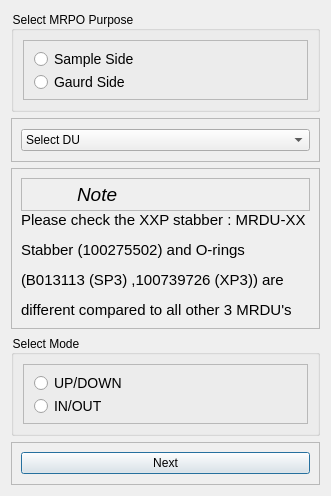
<?xml version="1.0" encoding="UTF-8"?>
<ui version="4.0">
 <class>Dialog</class>
 <widget class="QDialog" name="Dialog">
  <property name="geometry">
   <rect>
    <x>0</x>
    <y>0</y>
    <width>314</width>
    <height>496</height>
   </rect>
  </property>
  <property name="windowTitle">
   <string>Dialog</string>
  </property>
  <layout class="QVBoxLayout" name="verticalLayout_3">
   <item>
    <widget class="QGroupBox" name="groupBox_1">
     <property name="styleSheet">
      <string notr="true">QGroupBox::title {
    font-size: 16px;
}
</string>
     </property>
     <property name="title">
      <string>Select MRPO Purpose</string>
     </property>
     <property name="checkable">
      <bool>false</bool>
     </property>
     <property name="checked">
      <bool>false</bool>
     </property>
     <layout class="QVBoxLayout" name="verticalLayout_11">
      <item>
       <widget class="QFrame" name="Radio_Frame_1">
        <property name="frameShape">
         <enum>QFrame::Shape::StyledPanel</enum>
        </property>
        <property name="frameShadow">
         <enum>QFrame::Shadow::Raised</enum>
        </property>
        <layout class="QVBoxLayout" name="verticalLayout_12">
         <item>
          <widget class="QRadioButton" name="radioButton_1">
           <property name="styleSheet">
            <string notr="true">QRadioButton{
    font-size: 14px; /* Larger text */
}
QRadioButton::indicator {
    width: 15px; /* Larger checkbox square */
    height: 15px; /* Larger checkbox square */
}</string>
           </property>
           <property name="text">
            <string>Sample Side</string>
           </property>
          </widget>
         </item>
         <item>
          <widget class="QRadioButton" name="radioButton_2">
           <property name="styleSheet">
            <string notr="true">QRadioButton{
    font-size: 14px; /* Larger text */
}
QRadioButton::indicator {
    width: 15px; /* Larger checkbox square */
    height: 15px; /* Larger checkbox square */
}</string>
           </property>
           <property name="text">
            <string>Gaurd Side</string>
           </property>
          </widget>
         </item>
        </layout>
       </widget>
      </item>
     </layout>
    </widget>
   </item>
   <item>
    <widget class="QFrame" name="frame">
     <property name="frameShape">
      <enum>QFrame::Shape::StyledPanel</enum>
     </property>
     <property name="frameShadow">
      <enum>QFrame::Shadow::Raised</enum>
     </property>
     <layout class="QVBoxLayout" name="verticalLayout">
      <item>
       <widget class="QComboBox" name="comboBox">
        <property name="minimumSize">
         <size>
          <width>100</width>
          <height>0</height>
         </size>
        </property>
        <item>
         <property name="text">
          <string>Select DU</string>
         </property>
        </item>
        <item>
         <property name="text">
          <string>STD</string>
         </property>
        </item>
        <item>
         <property name="text">
          <string>HP</string>
         </property>
        </item>
        <item>
         <property name="text">
          <string>XP</string>
         </property>
        </item>
        <item>
         <property name="text">
          <string>XXP</string>
         </property>
        </item>
       </widget>
      </item>
     </layout>
    </widget>
   </item>
   <item>
    <widget class="QFrame" name="frame_4">
     <property name="frameShape">
      <enum>QFrame::Shape::StyledPanel</enum>
     </property>
     <property name="frameShadow">
      <enum>QFrame::Shadow::Raised</enum>
     </property>
     <layout class="QVBoxLayout" name="verticalLayout_2">
      <property name="spacing">
       <number>0</number>
      </property>
      <item>
       <widget class="QFrame" name="frame_2">
        <property name="frameShape">
         <enum>QFrame::Shape::StyledPanel</enum>
        </property>
        <property name="frameShadow">
         <enum>QFrame::Shadow::Raised</enum>
        </property>
        <layout class="QHBoxLayout" name="horizontalLayout_3">
         <property name="spacing">
          <number>15</number>
         </property>
         <property name="topMargin">
          <number>0</number>
         </property>
         <property name="bottomMargin">
          <number>0</number>
         </property>
         <item>
          <widget class="QLabel" name="label_6">
           <property name="minimumSize">
            <size>
             <width>31</width>
             <height>31</height>
            </size>
           </property>
           <property name="maximumSize">
            <size>
             <width>31</width>
             <height>31</height>
            </size>
           </property>
           <property name="text">
            <string/>
           </property>
           <property name="pixmap">
            <pixmap resource="../../Images.qrc">:/Images/Icons/Info.png</pixmap>
           </property>
           <property name="scaledContents">
            <bool>true</bool>
           </property>
          </widget>
         </item>
         <item>
          <widget class="QLabel" name="label_7">
           <property name="text">
            <string>&lt;html&gt;&lt;head/&gt;&lt;body&gt;&lt;p&gt;&lt;span style=&quot; font-size:14pt; font-style:italic;&quot;&gt;Note&lt;/span&gt;&lt;/p&gt;&lt;/body&gt;&lt;/html&gt;</string>
           </property>
          </widget>
         </item>
        </layout>
       </widget>
      </item>
      <item>
       <widget class="QLabel" name="label_8">
        <property name="text">
         <string>&lt;html&gt;&lt;head/&gt;&lt;body&gt;&lt;p&gt;&lt;span style=&quot; font-size:11pt;&quot;&gt;Please check the XXP stabber : MRDU-XX &lt;/span&gt;&lt;/p&gt;&lt;p&gt;&lt;span style=&quot; font-size:11pt;&quot;&gt;Stabber (100275502) and O-rings &lt;/span&gt;&lt;/p&gt;&lt;p&gt;&lt;span style=&quot; font-size:11pt;&quot;&gt;(B013113 (SP3) ,100739726 (XP3)) are &lt;/span&gt;&lt;/p&gt;&lt;p&gt;&lt;span style=&quot; font-size:11pt;&quot;&gt;different compared to all other 3 MRDU's&lt;/span&gt;&lt;/p&gt;&lt;/body&gt;&lt;/html&gt;</string>
        </property>
       </widget>
      </item>
     </layout>
    </widget>
   </item>
   <item>
    <widget class="QGroupBox" name="groupBox_2">
     <property name="styleSheet">
      <string notr="true">QGroupBox::title {
    font-size: 16px;
}
</string>
     </property>
     <property name="title">
      <string>Select Mode</string>
     </property>
     <property name="checkable">
      <bool>false</bool>
     </property>
     <property name="checked">
      <bool>false</bool>
     </property>
     <layout class="QVBoxLayout" name="verticalLayout_15">
      <item>
       <widget class="QFrame" name="Radio_Frame_3">
        <property name="frameShape">
         <enum>QFrame::Shape::StyledPanel</enum>
        </property>
        <property name="frameShadow">
         <enum>QFrame::Shadow::Raised</enum>
        </property>
        <layout class="QVBoxLayout" name="verticalLayout_16">
         <item>
          <widget class="QRadioButton" name="radioButton_5">
           <property name="styleSheet">
            <string notr="true">QRadioButton{
    font-size: 14px; /* Larger text */
}
QRadioButton::indicator {
    width: 15px; /* Larger checkbox square */
    height: 15px; /* Larger checkbox square */
}</string>
           </property>
           <property name="text">
            <string>UP/DOWN</string>
           </property>
          </widget>
         </item>
         <item>
          <widget class="QRadioButton" name="radioButton_6">
           <property name="styleSheet">
            <string notr="true">QRadioButton{
    font-size: 14px; /* Larger text */
}
QRadioButton::indicator {
    width: 15px; /* Larger checkbox square */
    height: 15px; /* Larger checkbox square */
}</string>
           </property>
           <property name="text">
            <string>IN/OUT</string>
           </property>
          </widget>
         </item>
        </layout>
       </widget>
      </item>
     </layout>
    </widget>
   </item>
   <item>
    <widget class="QFrame" name="frame_5">
     <property name="frameShape">
      <enum>QFrame::Shape::StyledPanel</enum>
     </property>
     <property name="frameShadow">
      <enum>QFrame::Shadow::Raised</enum>
     </property>
     <layout class="QVBoxLayout" name="verticalLayout_4">
      <item>
       <widget class="QPushButton" name="pushButton">
        <property name="text">
         <string>Next</string>
        </property>
       </widget>
      </item>
     </layout>
    </widget>
   </item>
  </layout>
 </widget>
 <resources>
  <include location="../../Images.qrc"/>
  <include location="C:/Users/archi/AppData/Local/Programs/Python/Python313/Lib/site-packages/PySide6/Images.qrc"/>
 </resources>
 <connections/>
</ui>
